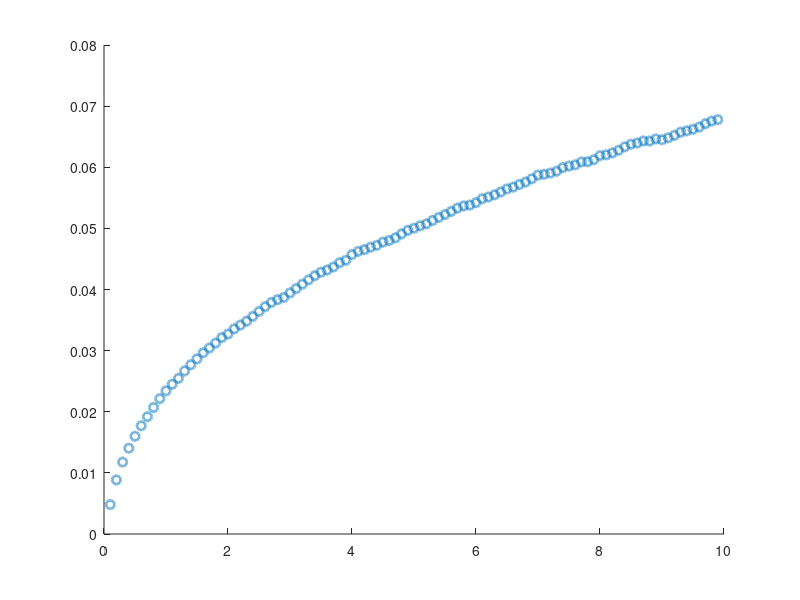

Write MATLAB code to recreate this figure. (Note: this script raises an error after producing the figure.)
%{
Author: Yu-Huan Wang (Kim Lab at UIUC) - yuhuanw2@illinois.edu
    Creation date: 9/24/2024
    Last update date: 10/9/2024

Description: This code simulation the subdiffusion following fractional
Brownian Motion (fBM)

I added the effect of locErr & motion blur compared to subdiffSim.m

this is the old version: I used for loop to generate tracks, instead of
storing the tracks in a structure, see 'subdiffSim_Blur.m'

There're two fitting methods to choose from: 
    1) linear fitting in log scale
    2) non-linear fitting in log scale

fBM core: 10.1103/PhysRevE.110.014105 (Eq.1)
---------------------------------------------------------------------------
%}

clear, clc, close all

simPath = 'C:\Users\yuhuanw2\Documents\MATLAB\simDiffusion\'; cd( simPath)
strain = 'sim';

% imaging parameters
nTracks = 10000; 
nFrames = 100;      % frane number: 100 frames
frameT = 100e-3;    % frame interval: 500 ms
expT = 100e-3;      % exposure time: 100 ms
dt = expT/ 10;       % simulation step time: 20 ms

% secondary parameters
nInterval = frameT/ dt;         % number of simulation steps per frame
nAvg = expT/ dt;                % number of averaging steps per exposure
nSteps = nFrames* nInterval;    % simulation steps, simulation track length
time = dt* nInterval*( 1:nFrames-1); % readout time points

% diffusion parameters
alpha = 0.4;        % subdiffusion exponent
D = 0.005;          % um^2/s
locErr = 20e-3;     % 20 nm, unit: um


fprintf( '~~~~ Simulation Starts ~~~~\n')
fprintf( '   D = %.1g,  frameT = %d ms,  nFrame = %d,  locErr = %.1g nm\n', D, frameT*1e3, nFrames, locErr*1e3)
fprintf( '   dt = %d ms,  nAvg = %d steps,  overall movement: %.2f um\n', dt*1e3, nAvg, sqrt( 2*D*frameT*nFrames))
fprintf( '   locErr^2 = %d nm^2, motion blur = %.2f nm^2\n\n', locErr^2* 1e6, 2*D*expT^alpha/ (1+alpha)/ (2+alpha)* 1e6)

%% Subdiffusion simulation (fBM)

t = dt*( 1: nSteps);    covMat = zeros( nSteps);

tStart = tic;

% creating the covariance matrix
for i = 1: nSteps
    for j = 1: i
        % symmetric matrix, only calculate lower half
        covMat( i, j) = t(i)^alpha + t(j)^alpha - abs( t(i)-t(j))^alpha;        
    end
end

% Cholesky decomposition
L = chol( D* covMat, 'lower');
fprintf( '~~~~  Time: %.2f s (Covariance Matrix Created)  ~~~~\n\n', toc( tStart))


%% Create Tracks & MSD Plotting

close all

figure( 'Position', [1000 400 420 400])
colorList = get( gca,'colororder');     colorList = repmat( colorList, [2, 1]);

fitR = 1: 3; % fitting region of MSD
dim = 3; % dimension of the system

linearFitFlag = false; % 1: linear fit, 0: non-linear fit

locErrList = [ 0 20 40 50 0]* 1e-3;
% locErrList = [ 30 40 50 60 70]* 1e-3;

blurFlag = true( 1, length( locErrList));
blurFlag( end) = false;

fitResult = nan( length( locErrList), 2);

for c = 1: length( locErrList)

    locErr = locErrList( c);
    EnsMSD = nan( nTracks, nFrames-1);
    
    tStart = tic;
    for i = 1: nTracks
        
        traj = L* randn( nSteps, 3); % subdiffusive tracks
                
        if logical( blurFlag( c))
            % motion blur: average position of every nAvg frames 
            tmp = reshape( traj', 3, nInterval, []); % divide by each frame
            trajAvg = squeeze( mean( tmp( :, 1:nAvg, :), 2))'; % average over the exposure
        else
            trajAvg = traj( 1: nInterval: end, :);
        end

        locE = locErr* randn( nFrames, 3); % unit: um
        trajLoc = trajAvg + locE;
            
        dr = trajLoc( 2:end, :) - trajLoc( 1, :);

        MSD = sum( dr.^2, 2); % squared displacement (t-1 timelags)
        EnsMSD( i, :) = MSD; % store it in ensemble MSD matrix (fixed length) for EA-MSD plotting
    end

    eaMSD = mean( EnsMSD, 1);
    time = (1: nFrames-1)* dt*nInterval; % readout time points

    if logical( blurFlag( c))
        note = sprintf( '\\sigma=%dnm', locErr*1e3);
    else
        note = 'no blur';
    end
    
    % plot MSD
    scatter( time, eaMSD, 40, 'LineWidth', 2, 'MarkerEdgeColor', colorList( c,:),...
        'MarkerEdgeAlpha', 0.5, 'HandleVisibility','off'), hold on


    % linear fit in log-log scale 
    f = polyfit( log( time( fitR)), log( eaMSD( fitR)), 1);
    alphaFit = f(1);    DFit = exp( f(2))/ (2*dim);
    
    if logical( linearFitFlag)
        % plot linear fit
        tFit = time( 1: round( end/10));  MSDFit =  2* dim* DFit* tFit.^ alphaFit;
        plot( tFit, MSDFit, 'LineWidth', 2, 'color', colorList( c,:), ...
            'DisplayName', sprintf( '\\alpha=%.2f, D=%.1e [%s]', alphaFit, DFit, note))
    else
        % non-linear fit using a comprehensive form: MSD = 6Dt^a + 6*locE^2 - 12D*dt^a/(1+a)(2+a) 
        fun = fittype( 'log( 6*a*(x)^b+c)');
        x0 = [ DFit, alphaFit, 0];
        xmin = [ 0, 0, -inf];
        xmax = [ inf, 2, inf];
        fitR2 = 1: 20;

        f = fit( time(fitR2)', log( eaMSD(fitR2))', fun, 'StartPoint', x0, 'Lower', xmin, 'Upper', xmax);
        DFit = f.a;  alphaFit = f.b;  %locErrFit = sign( f.c)* sqrt( abs( f.c)); % unit: um

        motionBlur = 4*dim* DFit* expT^alphaFit/ (( 1+alphaFit)* (2+alphaFit));
        locErrFit = sqrt( ( f.c + motionBlur)/ (2*dim)); % unit: um

        tFit = linspace( time(1), time( round( nFrames/2)), 1000);
        MSDFit = 2*dim*( DFit* tFit.^ alphaFit) + f.c;
        plot( tFit, MSDFit, 'LineWidth', 2, 'color', colorList( c,:), 'DisplayName', ...
            sprintf( '\\alpha=%.2f, D=%.1e, \\sigma=%.0fnm', alphaFit, DFit, locErrFit*1e3))
    end

    % MSDtheo = 2* dim* Dapp* tFit.^ alphaFit;
    fitResult( c, :) = [alphaFit, DFit];
    fprintf( '~~~~  Time: %.2f s (%d tracks, %d steps)  ~~~~\n', toc( tStart), nTracks, nSteps)
end

% plot setting
figure( gcf)
set( gca, 'FontSize', 12)
xlabel( 'Time (s)', 'FontSize', 14)
ylabel( 'EA-MSD (µm^2)', 'FontSize', 14)
legend( 'Location', 'northwest', 'FontSize', 10)

title( '3D Subdiffusion Simulation', 'FontSize', 13)
subtitle( sprintf( 'Input: \\alpha=%g, D=%.0g, \\sigma varies', alpha, D), 'FontSize', 13)
set( gca, 'Xscale', 'log', 'YScale', 'log')

simTxt = sprintf( '%d tracks\nframeT = %dms\ndt = %dms', nTracks, frameT*1e3, dt*1e3);
    
txt = text( 0.5, 0.2, simTxt, 'FontSize', 13, 'Units', 'normalized');
% txt = text( 0.1, 0.85, simTxt, 'FontSize', 13, 'Units', 'normalized');


